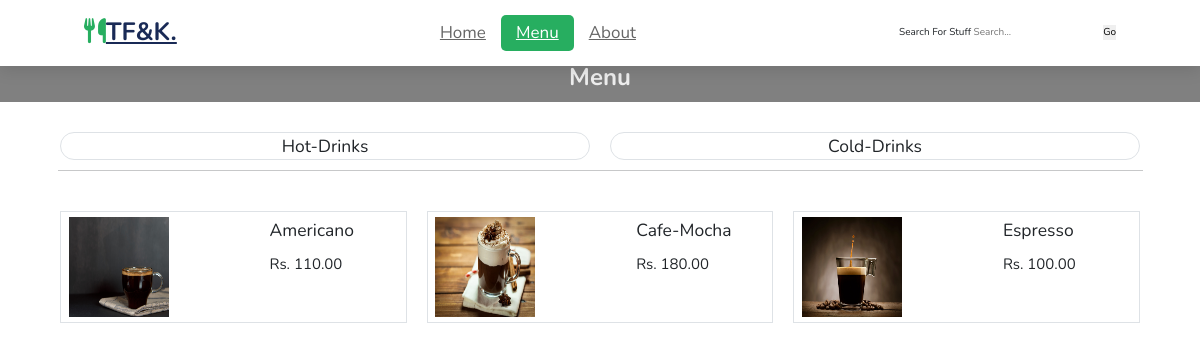
The app's page /menulist, older data.
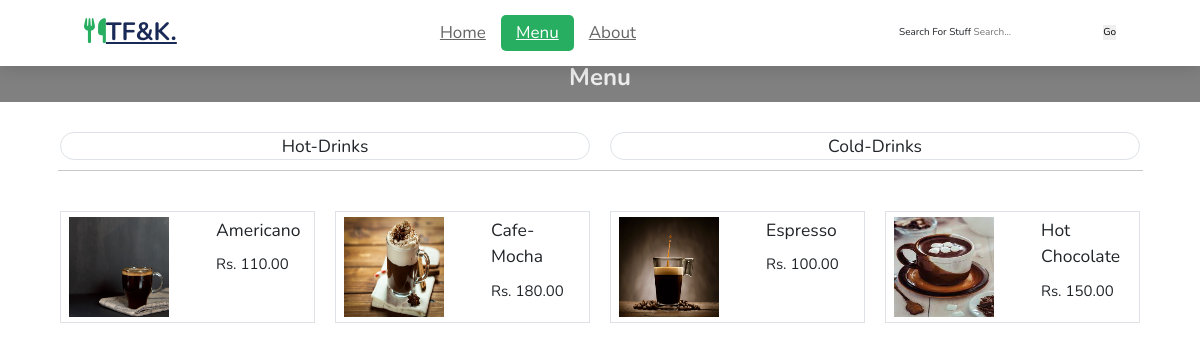
The same page, newer data.
### ForkAndKnife/models.py (models this page shows, shortened)
class SubCategory(models.Model):
    subCategory_id = models.AutoField;
    name = models.CharField(max_length=20)
    category_id = models.ForeignKey(Category, on_delete= models.CASCADE)

class Menu(models.Model):
    menu_item_id = models.AutoField;
    name = models.CharField(max_length=100)
    desctription = models.CharField(max_length=250)
    price = models.DecimalField(max_digits=6, decimal_places=2)
    item_image = models.ImageField(upload_to='media')
    category_id = models.ForeignKey(Category, on_delete=models.CASCADE)
    sub_category_id = models.ForeignKey(SubCategory, on_delete=models.CASCADE)

### ForkAndKnife/views.py (the view)
# urls.py: path('menulist', views.menuList, name="menulistPage"),
def menuList(request):
    obj = SubCategory.objects.all()
    menus = Menu.objects.all()
    return render(request, "ForkAndKnife/menulist.html", {'objj': obj , 'menuss': menus})

### ForkAndKnife/templates/ForkAndKnife/menulist.html (shortened to what this page needs)
{%load static %}
<!doctype html>
<html lang="en">
<head>
  <link href="https://cdn.jsdelivr.net/npm/bootstrap@5.2.0/dist/css/bootstrap.min.css" rel="stylesheet"
>
  <link rel="stylesheet" href="https://cdnjs.cloudflare.com/ajax/libs/font-awesome/6.1.1/css/all.min.css">
  <link rel="stylesheet" href="https://cdn.jsdelivr.net/npm/swiper@9/swiper-bundle.min.css"/>
  <link rel="stylesheet" href="{% static 'css/index.css' %}">
  <link rel="stylesheet" href="{% static 'css/menu.css' %}">
</head>
<body>
  <header>
    {% if user.is_authenticated %}
    <a href="{% url 'homePage' %}" class="logo"><i class="fa-solid fa-utensils"></i>TF&K.</a>
    {%else%}
    <a href="{% url 'indexPage' %}" class="logo"><i class="fa-solid fa-utensils"></i>TF&K.</a>
    {%endif%}
    <nav class="navbar">
      <a href="{% url 'indexPage'%}">home</a>
      <a href="{% url 'menuPage'%}" class="active">menu</a>
      <a href="{% url 'aboutPage'%}">about</a>
    </nav>
    <div class="icons">
      <form onsubmit="event.preventDefault();" role="search" class="d-inline">
        <label for="search">Search for stuff</label>
        <input id="search" type="search" placeholder="Search..." autofocus required />
        <button type="submit">Go</button>
      </form>
    </div>
  </header>
  <div class="subko-heading"><h3>Menu</h3> </div>
        <div class="container">
            <div class="row mt-5">
                {% for sub in objj %}
                {%if sub.category_id_id == 2%}
                <div class="col mx-3 border rounded-pill fs-3 text-center bg-body-tertiary "><a class="text-decoration-none text-dark " href="#">{{sub.name}}</a></div>
                {%endif%}
                {%endfor%}
            </div>
            <hr class="mb-5">
            <div class="row">
                {%for food in menuss %}
                {%if food.sub_category_id_id == 2 %}
                <div class="col border m-3"><div class="row py-2 ">
                    <div class="col-7"><a href="{% url 'menuPage'%}.html"><img src="{{ food.item_image.url }}" width="100px" height="100px" alt="momo"></a></div>
                    <div class="col">
                        <p class="fs-3">{{ food.name}}</p>
                        <p class="fs-4">Rs. {{ food.price}}</p>
                    </div>
                </div>
            </div>
            {%endif%}
            {%endfor%}
            </div>
        </div>
</body>
</html>

### static/css/index.css (style rules this page uses)
* { font-family: "Nunito", sans-serif; margin: 0; padding: 0; -webkit-box-sizing: border-box; box-sizing: border-box; text-decoration: none; outline: none; border: none; text-transform: capitalize; -webkit-transition: all 0.3s linear; -o-transition: all 0.3s linear; transition: all 0.3s linear; }
@media (min-width: 992px) { .container { max-width: 1100px; } }
html { font-size: 62.5%; overflow-x: hidden; scroll-padding-top: 5.5rem; scroll-behavior: smooth; }
.subko-heading { text-align: center; margin: 4% 0 2%; padding: 15px 0 5px; background-color: gray; }
.subko-heading h3 { font-size: x-large; font-weight: 700; color: #eee; }
header { position: fixed; top: 0; left: 0; right: 0; background: #fff; padding: 1rem 7%; display: -webkit-box; display: -ms-flexbox; display: flex; -webkit-box-align: center; -ms-flex-align: center; align-items: center; -webkit-box-pack: justify; -ms-flex-pack: justify; justify-content: space-between; z-index: 999; -webkit-box-shadow: 0 0.5rem 1.5rem rgba(0, 0, 0, 0.1); box-shadow: 0 0.5rem 1.5rem rgba(0, 0, 0, 0.1); }
header .logo { color: #192a56; font-size: 2.5rem; font-weight: bolder; }
header .logo i { color: #27ae60; }
header .navbar a { font-size: 1.7rem; border-radius: 0.5rem; padding: 0.5rem 1.5rem; color: #666; }
header .navbar a.active, header .navbar a:hover { color: #fff; background: #27ae60; }

### static/css/menu.css (style rules this page uses)
* { font-family: "Nunito", sans-serif; margin: 0; padding: 0; -webkit-box-sizing: border-box; box-sizing: border-box; text-decoration: none; outline: none; border: none; text-transform: capitalize; -webkit-transition: all 0.3s linear; -o-transition: all 0.3s linear; transition: all 0.3s linear; }
@media (min-width: 992px) { .container { max-width: 1100px; } }
html { font-size: 62.5%; overflow-x: hidden; scroll-padding-top: 5.5rem; scroll-behavior: smooth; }
.subko-heading { text-align: center; margin: 4% 0 2%; padding: 15px 0 5px; background-color: gray; }
.subko-heading h3 { font-size: x-large; font-weight: 700; color: #eee; }
header { position: fixed; top: 0; left: 0; right: 0; background: #fff; padding: 1rem 7%; display: -webkit-box; display: -ms-flexbox; display: flex; -webkit-box-align: center; -ms-flex-align: center; align-items: center; -webkit-box-pack: justify; -ms-flex-pack: justify; justify-content: space-between; z-index: 999; -webkit-box-shadow: 0 0.5rem 1.5rem rgba(0, 0, 0, 0.1); box-shadow: 0 0.5rem 1.5rem rgba(0, 0, 0, 0.1); }
header .logo { color: #192a56; font-size: 2.5rem; font-weight: bolder; }
header .logo i { color: #27ae60; }
header .navbar a { font-size: 1.7rem; border-radius: 0.5rem; padding: 0.5rem 1.5rem; color: #666; }
header .navbar a.active, header .navbar a:hover { color: #fff; background: #27ae60; }

Row changes from the older to the newer data that the page shows:
added Menu: item_image (picture), name "Hot Chocolate", price "150.00"
